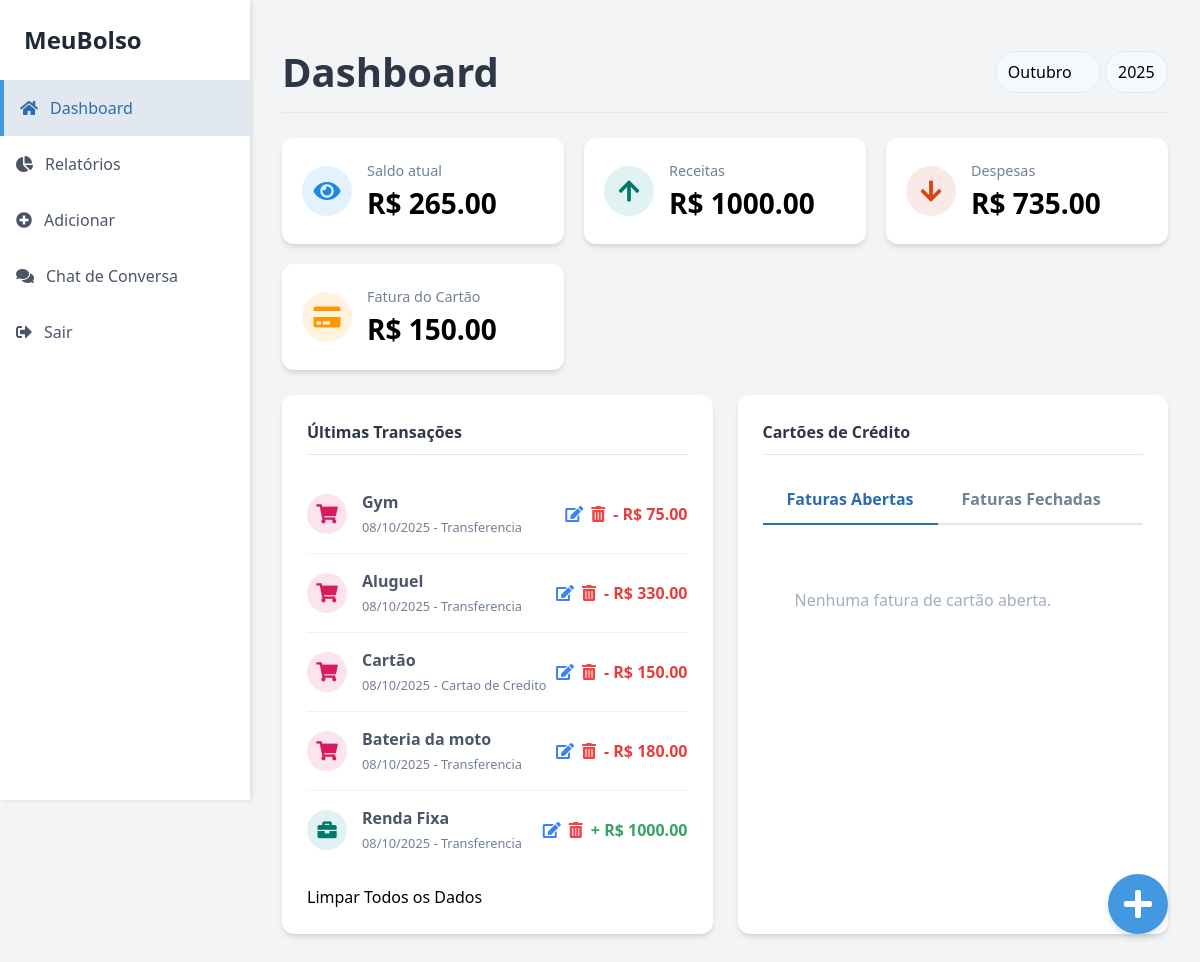
The page /dashboard (signed in) on the database its author committed.
### app/models.py (models this page shows, shortened)
class Transaction(db.Model):
    id = db.Column(db.Integer, primary_key=True)
    type = db.Column(db.String(10), nullable=False) # 'income' ou 'expense'
    amount = db.Column(db.Float, nullable=False)
    description = db.Column(db.String(200))
    payment_method = db.Column(db.String(50))
    category = db.Column(db.String(50))
    date = db.Column(db.DateTime, index=True, default=datetime.utcnow)
    user_id = db.Column(db.Integer, db.ForeignKey('user.id'), nullable=False)

### app/routes.py (the view)
@main_bp.route('/dashboard', methods=['GET'])
@login_required
def dashboard():
    user_id = current_user.id
    try:
        selected_month = int(request.args.get('month', datetime.now().month))
        selected_year = int(request.args.get('year', datetime.now().year))
    except (ValueError, TypeError):
        selected_month = datetime.now().month
        selected_year = datetime.now().year
    transactions = Transaction.query.filter(
        Transaction.user_id == user_id,
        extract('month', Transaction.date) == selected_month,
        extract('year', Transaction.date) == selected_year
    ).order_by(Transaction.date.desc()).all()
    total_income = sum(t.amount for t in transactions if t.type == 'income')
    total_expense = sum(t.amount for t in transactions if t.type == 'expense')
    balance = total_income - total_expense
    years = sorted(list(set(t.date.year for t in Transaction.query.filter_by(user_id=user_id).all())))
    if not years:
        years = [datetime.now().year]
    month_names = ["Janeiro", "Fevereiro", "Março", "Abril", "Maio", "Junho", "Julho", "Agosto", "Setembro", "Outubro", "Novembro", "Dezembro"]
    credit_card_bill = sum(t.amount for t in transactions if t.payment_method == 'Cartao de Credito' and t.type == 'expense')
    invoices = []
    return render_template(
        'dashboard.html',
        active_page='dashboard',
        balance=balance,
        total_income=total_income,
        total_expense=total_expense,
        transactions=transactions,
        credit_card_bill=credit_card_bill,
        invoices=invoices,
        selected_month=selected_month,
        selected_year=selected_year,
        month_names=month_names,
        years=years
    )

### app/__init__.py (called while the page is built)
@login_manager.user_loader
def load_user(user_id):
    from app.models import User
    return User.query.get(int(user_id))

### app/routes.py (called while the page is built)
@main_bp.app_template_filter('format_date')
def format_date_filter(value):
    if value is None:
        return ""
    if isinstance(value, datetime):
        return value.strftime('%d/%m/%Y')
    return datetime.fromisoformat(value).strftime('%d/%m/%Y')

### app/templates/dashboard.html (shortened to what this page needs)
{% extends "layout.html" %}
{% block content %}
<header class="dashboard-header">
    <h1 class="page-title">Dashboard</h1>
    <div class="month-selector">
        <form id="filter-form" method="get" action="{{ url_for('main.dashboard') }}">
            <select name="month" id="month-select" class="rounded-select" onchange="document.getElementById('filter-form').submit()">
                {% for i in range(1, 13) %}
                    <option value="{{ i }}" {% if i == selected_month %}selected{% endif %}>{{ month_names[i-1] }}</option>
                {% endfor %}
            </select>
            <select name="year" id="year-select" class="rounded-select" onchange="document.getElementById('filter-form').submit()">
                {% for year in years %}
                    <option value="{{ year }}" {% if year == selected_year %}selected{% endif %}>{{ year }}</option>
                {% endfor %}
            </select>
        </form>
    </div>
</header>
<section class="summary-cards">
    <div class="card">
        <div class="card-icon icon-saldo">
            <i class="fas fa-eye"></i>
        </div>
        <div class="card-content">
            <span>Saldo atual</span>
            <h2>R$ {{ "%.2f"|format(balance) }}</h2>
        </div>
    </div>
    <div class="card">
        <div class="card-icon icon-receitas">
            <i class="fas fa-arrow-up"></i>
        </div>
        <div class="card-content">
            <span>Receitas</span>
            <h2>R$ {{ "%.2f"|format(total_income) }}</h2>
        </div>
    </div>
    <div class="card">
        <div class="card-icon icon-despesas">
            <i class="fas fa-arrow-down"></i>
        </div>
        <div class="card-content">
            <span>Despesas</span>
            <h2>R$ {{ "%.2f"|format(total_expense) }}</h2>
        </div>
    </div>
    <div class="card">
        <div class="card-icon icon-cartao">
            <i class="fas fa-credit-card"></i>
        </div>
        <div class="card-content">
            <span>Fatura do Cartão</span>
            <h2>R$ {{ "%.2f"|format(credit_card_bill) }}</h2>
        </div>
    </div>
</section>
<section class="main-sections">
    <div class="section-card">
        <h3>Últimas Transações</h3>
        <ul class="transaction-list">
            {% for transaction in transactions %}
            <li data-id="{{ transaction.id }}">
                <div class="transaction-icon" style="background-color: {% if transaction.type == 'income' %}#e0f2f1{% else %}#fce4ec{% endif %}; color: {% if transaction.type == 'income' %}#00796b{% else %}#d81b60{% endif %};">
                    <i class="fas fa-{% if transaction.type == 'income' %}briefcase{% else %}shopping-cart{% endif %}"></i>
                </div>
                <div class="transaction-info">
                    <strong>{{ transaction.description }}</strong>
                    <span>{{ transaction.date|format_date }} - {{ transaction.payment_method }}</span>
                </div>
                <div class="flex items-center space-x-2">
                    <button class="text-blue-500 hover:text-blue-700 edit-btn" onclick="showEditModal({{ transaction.id }}, '{{ transaction.description }}', '{{ "%.2f"|format(transaction.amount) }}', '{{ transaction.payment_method }}', '{{ transaction.category }}', '{{ transaction.type }}')">
                        <i class="fas fa-edit"></i>
                    </button>
                    <button class="text-red-500 hover:text-red-700 delete-btn" onclick="showDeleteConfirm({{ transaction.id }})">
                        <i class="fas fa-trash-alt"></i>
                    </button>
                    <span class="transaction-value {% if transaction.type == 'income' %}text-success{% else %}text-danger{% endif %}">
                        {% if transaction.type == 'income' %}+{% else %}-{% endif %} R$ {{ "%.2f"|format(transaction.amount) }}
                    </span>
                </div>
            </li>
            {% else %}
            <li>
                <p class="no-data">Nenhuma transação registrada ainda.</p>
            </li>
            {% endfor %}
        </ul>
        <form id="clear-data-form" method="POST" action="{{ url_for('main.clear_data') }}" class="mt-4" onsubmit="return confirm('Tem certeza que deseja apagar todos os dados de transação? Esta ação é irreversível.');">
            <button type="submit" class="btn-clear-data">Limpar Todos os Dados</button>
        </form>
    </div>
    <div class="section-card">
        <h3>Cartões de Crédito</h3>
        <div class="tabs">
            <button class="tab-btn active">Faturas Abertas</button>
            <button class="tab-btn">Faturas Fechadas</button>
        </div>
        <ul class="invoice-list">
            {% for invoice in invoices %}
            <li>
                <div class="invoice-icon"><i class="fab fa-cc-{{ invoice.card_brand|lower }}"></i></div>
                <div class="invoice-info">
                    <strong>{{ invoice.card_name }}</strong>
                    <span>Fecha em {{ invoice.due_date|default('Data não disponível') }}</span>
                </div>
                <span class="invoice-value">R$ {{ "%.2f"|format(invoice.amount) }}</span>
            </li>
            {% else %}
            <li>
                <p class="no-data">Nenhuma fatura de cartão aberta.</p>
            </li>
            {% endfor %}
        </ul>
    </div>
</section>
{% endblock %}

### app/templates/layout.html (shortened to what this page needs)
<!DOCTYPE html>
<html lang="pt-br">
<head>
    <link rel="stylesheet" href="https://cdnjs.cloudflare.com/ajax/libs/font-awesome/5.15.3/css/all.min.css">
    <link href="https://cdn.jsdelivr.net/npm/tailwindcss@2.2.19/dist/tailwind.min.css" rel="stylesheet">
</head>
<body class="bg-gray-100 font-sans leading-normal tracking-normal flex flex-col md:flex-row min-h-screen">
    <aside class="sidebar h-screen">
        <div class="p-6">
            <h1 class="text-2xl font-bold text-gray-800">MeuBolso</h1>
        </div>
        <nav class="sidebar-nav">
            <a href="{{ url_for('main.dashboard') }}" class="{% if active_page == 'dashboard' %}active{% endif %}">
                <i class="fas fa-home mr-3"></i>Dashboard
            </a>
            <a href="{{ url_for('main.reports') }}" class="{% if active_page == 'reports' %}active{% endif %}">
                <i class="fas fa-chart-pie mr-3"></i>Relatórios
            </a>
            <a href="{{ url_for('main.add') }}" class="{% if active_page == 'add' %}active{% endif %}">
                <i class="fas fa-plus-circle mr-3"></i>Adicionar
            </a>
            <a href="{{ url_for('main.chat') }}" class="{% if active_page == 'chat' %}active{% endif %}">
                <i class="fas fa-comments mr-3"></i>Chat de Conversa
            </a>
            {% if current_user.is_authenticated %}
            <a href="{{ url_for('main.logout') }}">
                <i class="fas fa-sign-out-alt mr-3"></i>Sair
            </a>
            {% else %}
            <a href="{{ url_for('main.login') }}">
                <i class="fas fa-sign-in-alt mr-3"></i>Login
            </a>
            {% endif %}
        </nav>
    </aside>
    <main class="main-content">
        {% block content %}{% endblock %}
    </main>
    {% if current_user.is_authenticated %}
        <a href="{{ url_for('main.add') }}" class="fab-button" title="Adicionar Transação">
            <i class="fas fa-plus fa-2x"></i>
        </a>
    {% endif %}
</body>
</html>

### app/templates/layout.html (style rules this page uses)
body { background-color: #f0f4f8; font-family: 'Inter', sans-serif; }
.sidebar { width: 250px; background-color: #ffffff; box-shadow: 2px 0 5px rgba(0, 0, 0, 0.1); }
.sidebar-nav a { display: flex; align-items: center; padding: 1rem; color: #4a5568; font-weight: 500; transition: background-color 0.2s; }
.sidebar-nav a:hover, .sidebar-nav a.active { background-color: #e2e8f0; color: #2b6cb0; }
.sidebar-nav a.active { border-left: 4px solid #4299e1; }
.main-content { flex-grow: 1; padding: 2rem; }
.fab-button { position: fixed; bottom: 2rem; right: 2rem; width: 60px; height: 60px; background-color: #4299e1; color: white; border-radius: 50%; display: flex; align-items: center; justify-content: center; box-shadow: 0 4px 6px rgba(0, 0, 0, 0.1); transition: transform 0.2s; }

### app/templates/dashboard.html (style rules this page uses)
.dashboard-header { display: flex; justify-content: space-between; align-items: center; margin-bottom: 25px; padding: 10px 0; border-bottom: 1px solid #e2e8f0; }
.page-title { color: #2d3748; font-size: 2.5rem; font-weight: bold; }
.month-selector select { padding: 8px 12px; border-radius: 9999px; border: 1px solid #e2e8f0; background-color: #f7fafc; appearance: none; cursor: pointer; }
.summary-cards { display: grid; grid-template-columns: repeat(auto-fit, minmax(250px, 1fr)); gap: 20px; margin-bottom: 25px; }
.card { background-color: #ffffff; border-radius: 12px; padding: 20px; box-shadow: 0 4px 6px -1px rgba(0, 0, 0, 0.1), 0 2px 4px -1px rgba(0, 0, 0, 0.06); display: flex; align-items: center; }
.card-icon { width: 50px; height: 50px; border-radius: 50%; display: flex; justify-content: center; align-items: center; font-size: 1.5rem; margin-right: 15px; }
.icon-receitas { background-color: #e0f2f1; color: #00796b; }
.icon-despesas { background-color: #fbe9e7; color: #d84315; }
.icon-saldo { background-color: #e3f2fd; color: #1e88e5; }
.icon-cartao { background-color: #fff3e0; color: #ff9800; }
.card-content { flex-grow: 1; }
.card-content span { font-size: 0.9rem; color: #718096; }
.card-content h2 { font-size: 1.75rem; font-weight: bold; margin: 0; }
.text-success { color: #38a169; }
.text-danger { color: #e53e3e; }
.main-sections { display: grid; grid-template-columns: repeat(auto-fit, minmax(300px, 1fr)); gap: 25px; }
.section-card { background-color: #ffffff; border-radius: 12px; padding: 25px; box-shadow: 0 4px 6px -1px rgba(0, 0, 0, 0.1), 0 2px 4px -1px rgba(0, 0, 0, 0.06); }
.section-card h3 { color: #2d3748; font-weight: bold; margin-bottom: 20px; padding-bottom: 10px; border-bottom: 1px solid #e2e8f0; }
.transaction-list { list-style: none; padding: 0; }
.transaction-list li { display: flex; align-items: center; padding: 15px 0; border-bottom: 1px solid #edf2f7; }
.transaction-list li:last-child { border-bottom: none; }
.transaction-icon { width: 40px; height: 40px; border-radius: 50%; display: flex; justify-content: center; align-items: center; font-size: 1.2rem; margin-right: 15px; }
.transaction-info { flex-grow: 1; }
.transaction-info strong { display: block; color: #4a5568; }
.transaction-info span { font-size: 0.8rem; color: #718096; }
.transaction-value { font-weight: bold; }
.no-data { color: #a0aec0; text-align: center; padding: 2rem; }
.tabs { display: flex; border-bottom: 2px solid #e2e8f0; margin-bottom: 1rem; }
.tab-btn { padding: 0.75rem 1.5rem; border: none; background: none; cursor: pointer; font-weight: 600; color: #718096; transition: color 0.2s; }
.tab-btn.active { color: #2b6cb0; border-bottom: 2px solid #2b6cb0; margin-bottom: -2px; }
.invoice-list { list-style: none; padding: 0; }
.invoice-list li { display: flex; align-items: center; padding: 15px 0; border-bottom: 1px solid #edf2f7; }
.invoice-list li:last-child { border-bottom: none; }

### rows shown on the page
Transaction: amount "75.00"
Transaction: amount "330.00"
Transaction: amount "150.00"
Transaction: amount "180.00"
Transaction: amount "1000.00"

### other values the page prints
{{ "%.2f"|format(balance) }} "265.00"
{{ "%.2f"|format(total_income) }} "1000.00"
{{ "%.2f"|format(total_expense) }} "735.00"
{{ "%.2f"|format(credit_card_bill) }} "150.00"
form field month "Outubro"
form field year "2025"
